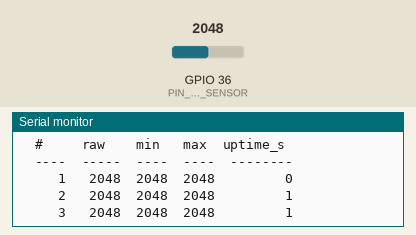
Simulated run of this sketch. Board: ESP32. Parts: the last lines printed to the serial monitor. The inputs (shaded band) are chosen by the test bench; at power-on: GPIO 36 (PIN_CURRENT_SENSOR) = 2048.

Above: at 1.7 s.
1.8 s: GPIO 36 (PIN_CURRENT_SENSOR) set to 1032
At 2.5 s:
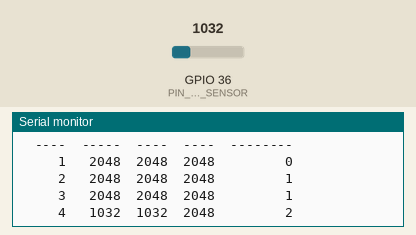
3.3 s: GPIO 36 (PIN_CURRENT_SENSOR) set to 969
At 4.0 s:
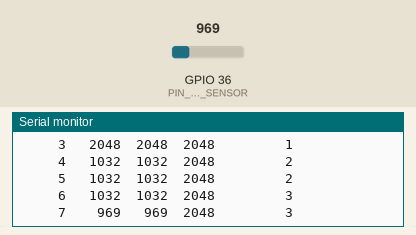
5.5 s: GPIO 36 (PIN_CURRENT_SENSOR) set to 110
At 5.85 s:
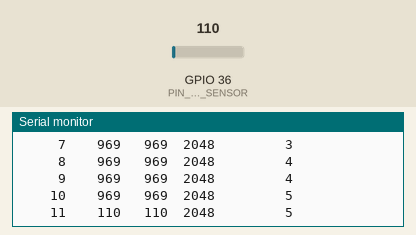
7.0 s: GPIO 36 (PIN_CURRENT_SENSOR) set to 91
At 7.35 s:
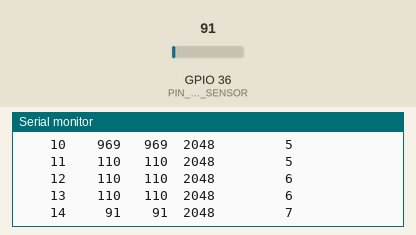
Timing chart, 0 to 10.0 s (numbered marks = the images above; inputs shaded):
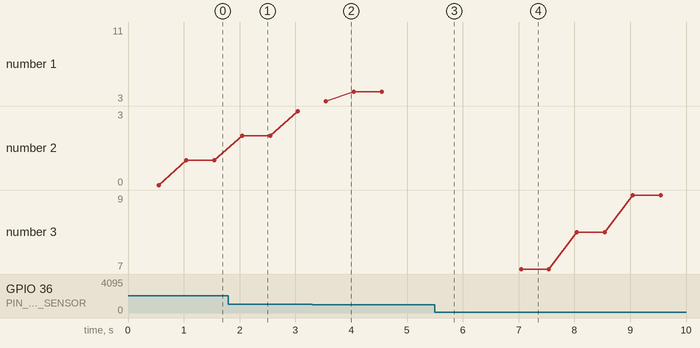

Measured:
- the behaviour switches between 1000 and 999 on GPIO 36 (PIN_CURRENT_SENSOR) (found by bisection; images 1 and 2)
- the behaviour switches between 100 and 99 on GPIO 36 (PIN_CURRENT_SENSOR) (found by bisection; images 3 and 4)
- after the input at 1.8 s, the serial monitor: prints a new line after 0.24 s (image 1)
- after the input at 3.3 s, the serial monitor: prints a new line after 0.24 s (image 2)
- after the input at 5.5 s, the serial monitor: prints a new line at once (image 3)
- after the input at 7.0 s, the serial monitor: prints a new line at once (image 4)

The sketch:

13_current_sensor.ino
```cpp
/**
 * MMS V2 — Test 13: Current Sensor (ADC)
 *
 * Validates that GPIO 36 (ADC1 CH0 / SVP) can be read as an analog input.
 * Prints the raw 12-bit ADC count (0–4095) to Serial at 115200 baud.
 *
 * Hardware required: ESP32, current sensor module wired to GPIO 36, USB cable
 * Hardware optional: Multimeter (verify sensor VCC)
 *
 * No libraries beyond ESP32 Arduino core are needed.
 *
 * Expected output with sensor powered and connected:
 *   A non-zero, stable ADC reading proportional to the measured current.
 *   With no current flowing through the sensor, the reading is typically
 *   around the sensor's quiescent output voltage (e.g. ~2048 for ACS712 at
 *   zero current on a 3.3V supply). Exact value depends on the sensor model.
 *
 * Future processing (calibration, filtering, amp conversion) will be added
 * to firmware/access_node/current_sensor.cpp — not here.
 */

#define PIN_CURRENT_SENSOR  36   // ADC1 CH0 (SVP) — input-only pin

#define SAMPLE_INTERVAL_MS  500  // Print rate
#define PRINT_HEADER_EVERY  20   // Reprint column header every N rows

void setup() {
    Serial.begin(115200);
    delay(500);

    Serial.println(F("========================================"));
    Serial.println(F(" MMS V2 — Test 13: Current Sensor (ADC)"));
    Serial.println(F("========================================"));
    Serial.println(F("[INFO] GPIO 36 = ADC1 CH0 (SVP) — input-only"));
    Serial.println(F("[INFO] ADC resolution: 12-bit (0–4095)"));
    Serial.println(F("[INFO] ADC range: 0–3.3V (default 11dB attenuation)"));
    Serial.println(F("[INFO] No processing applied — raw counts only"));
    Serial.println();

    // GPIO 36 is input-only; pinMode INPUT documents intent
    pinMode(PIN_CURRENT_SENSOR, INPUT);

    // Phase 1: confirm pin is readable (any non-stuck value)
    Serial.println(F("[INFO] === Phase 1: Single-shot read ==="));
    uint16_t sample = (uint16_t)analogRead(PIN_CURRENT_SENSOR);
    Serial.print(F("[INFO] GPIO 36 raw ADC = "));
    Serial.println(sample);

    if (sample == 0 || sample == 4095) {
        Serial.println(F("[WARN] ADC reads 0 or 4095 — sensor may be disconnected or supply missing"));
        Serial.println(F("[WARN] Continuing to continuous monitor — check wiring"));
    } else {
        Serial.println(F("[PASS] ADC reads non-saturated value"));
    }

    Serial.println();
    Serial.println(F("[INFO] === Phase 2: Continuous monitor (Ctrl+C or reset to stop) ==="));
    Serial.println(F("[INFO] Expected: stable non-zero reading when sensor is powered"));
    Serial.println();
}

static uint32_t _lastPrintMs   = 0;
static uint32_t _sampleCount   = 0;
static uint16_t _minSeen       = 4095;
static uint16_t _maxSeen       = 0;

void loop() {
    if (millis() - _lastPrintMs < SAMPLE_INTERVAL_MS) return;
    _lastPrintMs = millis();

    uint16_t raw = (uint16_t)analogRead(PIN_CURRENT_SENSOR);
    _sampleCount++;
    if (raw < _minSeen) _minSeen = raw;
    if (raw > _maxSeen) _maxSeen = raw;

    // Reprint header periodically for readability
    if (_sampleCount % PRINT_HEADER_EVERY == 1) {
        Serial.println(F("  #     raw    min   max  uptime_s"));
        Serial.println(F("  ----  -----  ----  ----  --------"));
    }

    char buf[48];
    snprintf(buf, sizeof(buf), "  %4lu  %5u  %4u  %4u  %8lu",
             (unsigned long)_sampleCount,
             raw, _minSeen, _maxSeen,
             (unsigned long)(millis() / 1000));
    Serial.println(buf);
}
```
